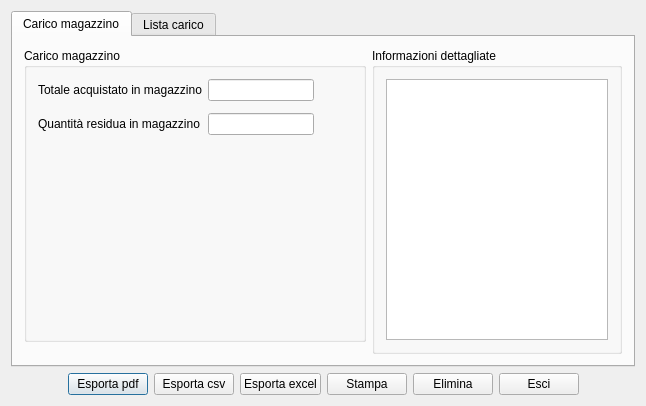
<?xml version="1.0" encoding="UTF-8"?>
<ui version="4.0">
 <class>carico_mag</class>
 <widget class="QDialog" name="carico_mag">
  <property name="geometry">
   <rect>
    <x>0</x>
    <y>0</y>
    <width>646</width>
    <height>406</height>
   </rect>
  </property>
  <property name="windowTitle">
   <string>carico_mag</string>
  </property>
  <layout class="QGridLayout" name="gridLayout_2">
   <item row="0" column="0" colspan="8">
    <widget class="QTabWidget" name="tabWidget">
     <property name="currentIndex">
      <number>0</number>
     </property>
     <widget class="QWidget" name="tab">
      <attribute name="title">
       <string>Carico magazzino</string>
      </attribute>
      <layout class="QGridLayout" name="gridLayout_3">
       <item row="0" column="0">
        <widget class="QGroupBox" name="groupBox">
         <property name="title">
          <string>Carico magazzino</string>
         </property>
         <layout class="QGridLayout" name="gridLayout_4">
          <item row="0" column="0">
           <widget class="QLabel" name="label_2">
            <property name="text">
             <string>Totale acquistato in magazzino</string>
            </property>
           </widget>
          </item>
          <item row="0" column="1">
           <widget class="QLineEdit" name="tot_car"/>
          </item>
          <item row="2" column="1">
           <widget class="QLineEdit" name="quan"/>
          </item>
          <item row="3" column="0">
           <spacer name="verticalSpacer">
            <property name="orientation">
             <enum>Qt::Vertical</enum>
            </property>
            <property name="sizeHint" stdset="0">
             <size>
              <width>20</width>
              <height>40</height>
             </size>
            </property>
           </spacer>
          </item>
          <item row="2" column="0">
           <widget class="QLabel" name="label">
            <property name="text">
             <string>Quantità residua in magazzino</string>
            </property>
           </widget>
          </item>
          <item row="0" column="2" rowspan="3">
           <spacer name="horizontalSpacer_3">
            <property name="orientation">
             <enum>Qt::Horizontal</enum>
            </property>
            <property name="sizeHint" stdset="0">
             <size>
              <width>40</width>
              <height>20</height>
             </size>
            </property>
           </spacer>
          </item>
         </layout>
        </widget>
       </item>
       <item row="0" column="1" rowspan="3">
        <widget class="QGroupBox" name="groupBox_2">
         <property name="minimumSize">
          <size>
           <width>250</width>
           <height>0</height>
          </size>
         </property>
         <property name="maximumSize">
          <size>
           <width>250</width>
           <height>16777215</height>
          </size>
         </property>
         <property name="title">
          <string>Informazioni dettagliate</string>
         </property>
         <layout class="QGridLayout" name="gridLayout_5">
          <item row="1" column="0">
           <widget class="QTextEdit" name="dettagli"/>
          </item>
         </layout>
        </widget>
       </item>
      </layout>
     </widget>
     <widget class="QWidget" name="tab_2">
      <attribute name="title">
       <string>Lista carico</string>
      </attribute>
      <layout class="QGridLayout" name="gridLayout">
       <item row="0" column="0">
        <widget class="QTableView" name="tab_view">
         <attribute name="verticalHeaderDefaultSectionSize">
          <number>15</number>
         </attribute>
        </widget>
       </item>
      </layout>
     </widget>
    </widget>
   </item>
   <item row="1" column="0">
    <spacer name="horizontalSpacer">
     <property name="orientation">
      <enum>Qt::Horizontal</enum>
     </property>
     <property name="sizeHint" stdset="0">
      <size>
       <width>9</width>
       <height>20</height>
      </size>
     </property>
    </spacer>
   </item>
   <item row="1" column="1">
    <widget class="QPushButton" name="ex_pdf">
     <property name="sizePolicy">
      <sizepolicy hsizetype="Minimum" vsizetype="Preferred">
       <horstretch>0</horstretch>
       <verstretch>0</verstretch>
      </sizepolicy>
     </property>
     <property name="text">
      <string>Esporta pdf</string>
     </property>
     <property name="icon">
      <iconset resource="../fabaria.qrc">
       <normaloff>:/images/pdf.png</normaloff>:/images/pdf.png</iconset>
     </property>
    </widget>
   </item>
   <item row="1" column="2">
    <widget class="QPushButton" name="ex_csv">
     <property name="text">
      <string>Esporta csv</string>
     </property>
     <property name="icon">
      <iconset resource="../fabaria.qrc">
       <normaloff>:/images/excel.png</normaloff>:/images/excel.png</iconset>
     </property>
    </widget>
   </item>
   <item row="1" column="3">
    <widget class="QPushButton" name="export_excel">
     <property name="text">
      <string>Esporta excel</string>
     </property>
     <property name="icon">
      <iconset resource="../fabaria.qrc">
       <normaloff>:/images/excel.png</normaloff>:/images/excel.png</iconset>
     </property>
    </widget>
   </item>
   <item row="1" column="4">
    <widget class="QPushButton" name="pr_st">
     <property name="sizePolicy">
      <sizepolicy hsizetype="Minimum" vsizetype="Preferred">
       <horstretch>0</horstretch>
       <verstretch>0</verstretch>
      </sizepolicy>
     </property>
     <property name="text">
      <string>Stampa</string>
     </property>
     <property name="icon">
      <iconset resource="../fabaria.qrc">
       <normaloff>:/images/document-print.png</normaloff>:/images/document-print.png</iconset>
     </property>
    </widget>
   </item>
   <item row="1" column="5">
    <widget class="QPushButton" name="del_rec">
     <property name="text">
      <string>Elimina</string>
     </property>
     <property name="icon">
      <iconset resource="../fabaria.qrc">
       <normaloff>:/images/edit-delete.png</normaloff>:/images/edit-delete.png</iconset>
     </property>
    </widget>
   </item>
   <item row="1" column="6">
    <widget class="QPushButton" name="pushButton">
     <property name="text">
      <string>Esci</string>
     </property>
     <property name="icon">
      <iconset resource="../../backup_restore_db/images.qrc">
       <normaloff>:/images/dialog-close.png</normaloff>:/images/dialog-close.png</iconset>
     </property>
    </widget>
   </item>
   <item row="1" column="7">
    <spacer name="horizontalSpacer_2">
     <property name="orientation">
      <enum>Qt::Horizontal</enum>
     </property>
     <property name="sizeHint" stdset="0">
      <size>
       <width>10</width>
       <height>20</height>
      </size>
     </property>
    </spacer>
   </item>
  </layout>
 </widget>
 <layoutdefault spacing="6" margin="11"/>
 <tabstops>
  <tabstop>dettagli</tabstop>
  <tabstop>tot_car</tabstop>
 </tabstops>
 <resources>
  <include location="../../backup_restore_db/images.qrc"/>
  <include location="../fabaria.qrc"/>
 </resources>
 <connections/>
</ui>
